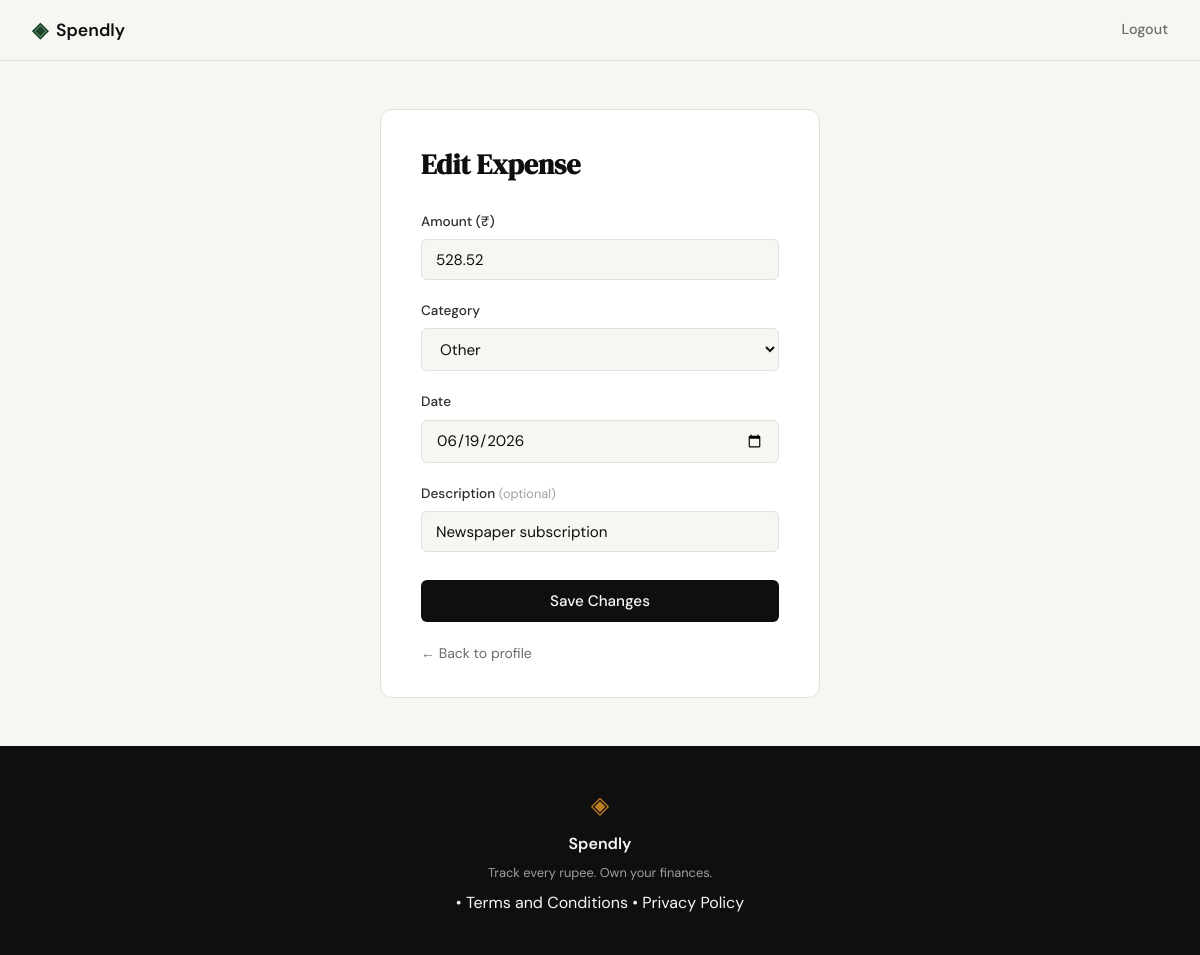
/expenses/68/edit (signed in), run on the app's committed database.
### tables this page shows
CREATE TABLE expenses (
            id          INTEGER PRIMARY KEY AUTOINCREMENT,
            user_id     INTEGER NOT NULL,
            amount      REAL    NOT NULL,
            category    TEXT    NOT NULL,
            date        TEXT    NOT NULL,
            description TEXT,
            created_at  TEXT    DEFAULT (datetime('now')),
            FOREIGN KEY (user_id) REFERENCES users (id)
        );

### app.py (the view, shortened to what this page needs)
@app.route("/expenses/<int:id>/edit", methods=["GET", "POST"])
def edit_expense(id):
    if not session.get("user_id"):
        return redirect(url_for("login"))
    expense = get_expense_by_id(id)
    if expense is None:
        abort(404)
    if expense["user_id"] != session["user_id"]:
        abort(403)
    if request.method == "GET":
        form = {
            "amount": expense["amount"],
            "category": expense["category"],
            "date": expense["date"],        # raw YYYY-MM-DD — NOT _fmt_date()
            "description": expense["description"] or "",
        }
        return render_template(
            "edit_expense.html",
            categories=EXPENSE_CATEGORIES,
            form=form,
            expense_id=id,
        )

### app.py (called while the page is built)
@app.after_request
def set_security_headers(response):
    response.headers["X-Content-Type-Options"] = "nosniff"
    response.headers["X-Frame-Options"] = "DENY"
    response.headers["Referrer-Policy"] = "strict-origin-when-cross-origin"
    return response

### database/db.py (called while the page is built)
def get_db():
    conn = sqlite3.connect(DB_PATH)
    conn.row_factory = sqlite3.Row
    conn.execute("PRAGMA foreign_keys = ON")
    return conn

def get_expense_by_id(expense_id):
    conn = get_db()
    cursor = conn.cursor()
    cursor.execute("SELECT * FROM expenses WHERE id = ?", (expense_id,))
    expense = cursor.fetchone()
    conn.close()
    return expense

### templates/edit_expense.html (shortened to what this page needs)
{% extends "base.html" %}
{% block head %}
  <link rel="stylesheet" href="{{ url_for('static', filename='css/edit_expense.css') }}">
{% endblock %}
{% block content %}
<div class="edit-expense-page">
  <div class="edit-expense-card">
    <h1 class="edit-expense-title">Edit Expense</h1>
    <form method="POST" action="{{ url_for('edit_expense', id=expense_id) }}">
      <div class="form-group">
        <label for="amount">Amount (₹)</label>
        <input class="form-input" type="number" id="amount" name="amount"
               step="0.01" min="0.01" placeholder="0.00"
               value="{{ form.amount }}" required>
      </div>
      <div class="form-group">
        <label for="category">Category</label>
        <select class="form-input" id="category" name="category" required>
          {% for cat in categories %}
            <option value="{{ cat }}"
              {% if form.category == cat %}selected{% endif %}>
              {{ cat }}
            </option>
          {% endfor %}
        </select>
      </div>
      <div class="form-group">
        <label for="date">Date</label>
        <input class="form-input" type="date" id="date" name="date"
               value="{{ form.date }}" required>
      </div>
      <div class="form-group">
        <label for="description">Description <span class="optional">(optional)</span></label>
        <input class="form-input" type="text" id="description" name="description"
               placeholder="What was this for?"
               value="{{ form.description }}">
      </div>
      <button type="submit" class="btn-submit">Save Changes</button>
    </form>
    <a href="{{ url_for('profile') }}" class="edit-expense-back">← Back to profile</a>
  </div>
</div>
{% endblock %}

### static/css/style.css (style rules this page uses)
:root { --ink: #0f0f0f; --ink-soft: #2d2d2d; --ink-muted: #6b6b6b; --ink-faint: #a0a0a0; --paper: #f7f6f3; --paper-warm: #f0ede6; --paper-card: #ffffff; --accent: #1a472a; --accent-light: #e8f0eb; --accent-2: #c17f24; --accent-2-light: #fdf3e3; --danger: #c0392b; --danger-light: #fdecea; --border: #e4e1da; --border-soft: #eeebe4; --font-display: 'DM Serif Display', Georgia, serif; --font-body: 'DM Sans', system-ui, sans-serif; --max-width: 1200px; --auth-width: 440px; --radius-sm: 6px; --radius-md: 12px; --radius-lg: 20px; }
*, *::before, *::after { box-sizing: border-box; margin: 0; padding: 0; }
html { font-size: 16px; scroll-behavior: smooth; }
body { background: var(--paper); color: var(--ink); font-family: var(--font-body); font-size: 1rem; line-height: 1.6; -webkit-font-smoothing: antialiased; }
a { color: inherit; text-decoration: none; }
.form-group { margin-bottom: 1.25rem; }
.form-group label { display: block; font-size: 0.85rem; font-weight: 500; color: var(--ink-soft); margin-bottom: 0.4rem; }
.form-input { width: 100%; padding: 0.6rem 0.875rem; border: 1px solid var(--border); border-radius: var(--radius-sm); font-family: var(--font-body); font-size: 0.95rem; color: var(--ink); background: var(--paper); outline: none; transition: border-color 0.2s; }
.form-input::placeholder { color: var(--ink-faint); }
.btn-submit { width: 100%; padding: 0.7rem; background: var(--ink); color: var(--paper); border: none; border-radius: var(--radius-sm); font-family: var(--font-body); font-size: 0.95rem; font-weight: 500; cursor: pointer; transition: background 0.2s; margin-top: 0.5rem; }

### static/css/edit_expense.css (style rules this page uses)
.edit-expense-page { min-height: 80vh; display: flex; align-items: flex-start; justify-content: center; padding: 3rem 1rem; background: var(--paper); }
.edit-expense-card { width: 100%; max-width: var(--auth-width); background: var(--paper-card); border: 1px solid var(--border); border-radius: var(--radius-md); padding: 2rem 2.5rem; }
.edit-expense-title { font-family: var(--font-display); font-size: 1.75rem; color: var(--ink); margin-bottom: 1.5rem; }
.optional { font-size: 0.8rem; color: var(--ink-faint); font-weight: 400; }
.edit-expense-back { display: block; margin-top: 1.25rem; font-size: 0.875rem; color: var(--ink-muted); text-decoration: none; }

### data on the page
expenses: amount "528.52", category "Other", date "06/19/2026", description "Newspaper subscription"
